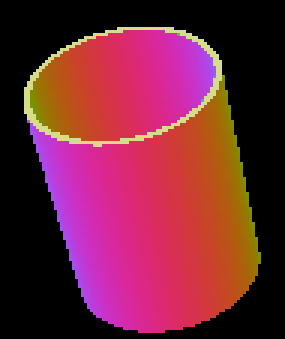
#> input picture opencv/cpp/sample/rtrace1.png, 95 x 113 px (shown 3 times larger)
$ python concat_imgs.py
#> lines starting #> are read from the running program, lines starting #| are printed output that depends on the picture
#!/usr/bin/python3
#\file    concat_imgs.py
#\brief   certain python script
#\author  Akihiko Yamaguchi, info@akihikoy.net
#\version 0.1
#\date    Aug.26, 2021
import cv2
import numpy as np

if __name__=='__main__':
  img1= cv2.imread('../cpp/sample/rtrace1.png')
#> img1 is the input picture: shape (113, 95, 3); mean B, G, R 57, 38, 113.8
  img2= cv2.flip(img1, 0)
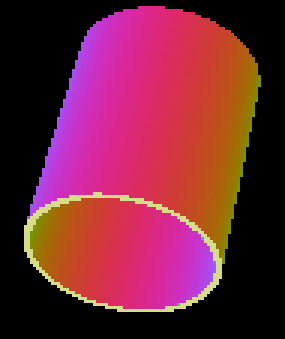
#> img2: shape (113, 95, 3) (shown 3 times larger); mean B, G, R 57, 38, 113.8

  cat_v= np.concatenate((img1,img2), axis=0)
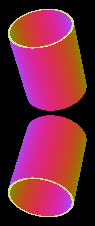
#> cat_v: shape (226, 95, 3); mean B, G, R 57, 38, 113.8
  cat_h= np.concatenate((img1,img2), axis=1)
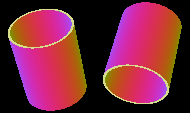
#> cat_h: shape (113, 190, 3); mean B, G, R 57, 38, 113.8
  cv2.imshow('concatenate vertically', cat_v)
  cv2.imshow('concatenate horizontally', cat_h)
  while cv2.waitKey() & 0xFF not in map(ord,[' ','q']):  pass
#> (key Esc is pressed here)
#> (key Enter is pressed here)

$ run again, with opencv/cpp/sample/containers.png copied over opencv/cpp/sample/rtrace1.png
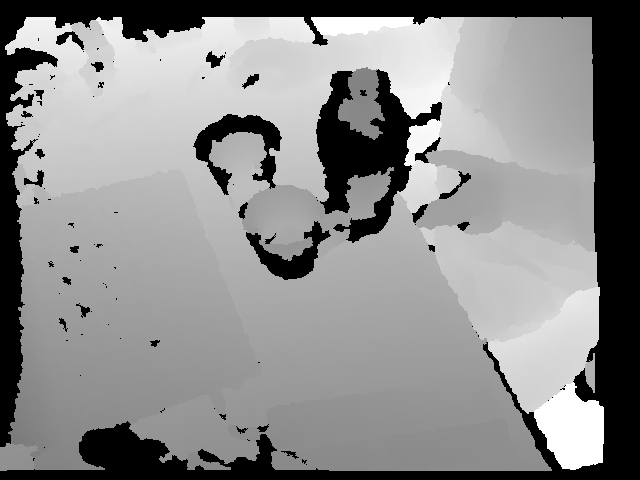
#> input picture opencv/cpp/sample/containers.png, 640 x 480 px
#> img1 is the input picture: shape (480, 640, 3); min 0, max 255, mean 139.5
#> `cat_v= np.concatenate((img1,img2), axis=0)`:
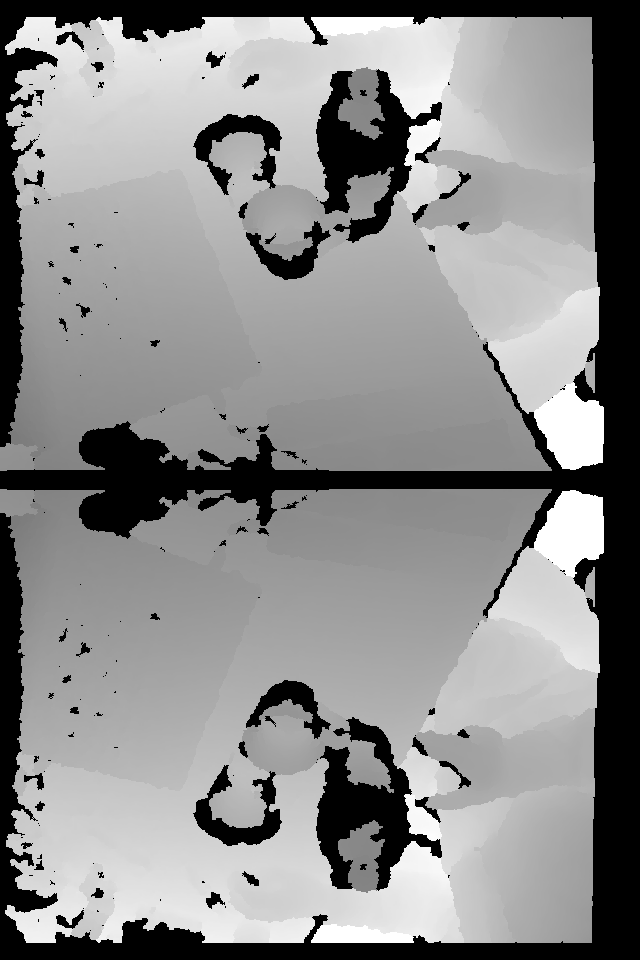
#> cat_v: shape (960, 640, 3); min 0, max 255, mean 139.5
#> `cat_h= np.concatenate((img1,img2), axis=1)`:
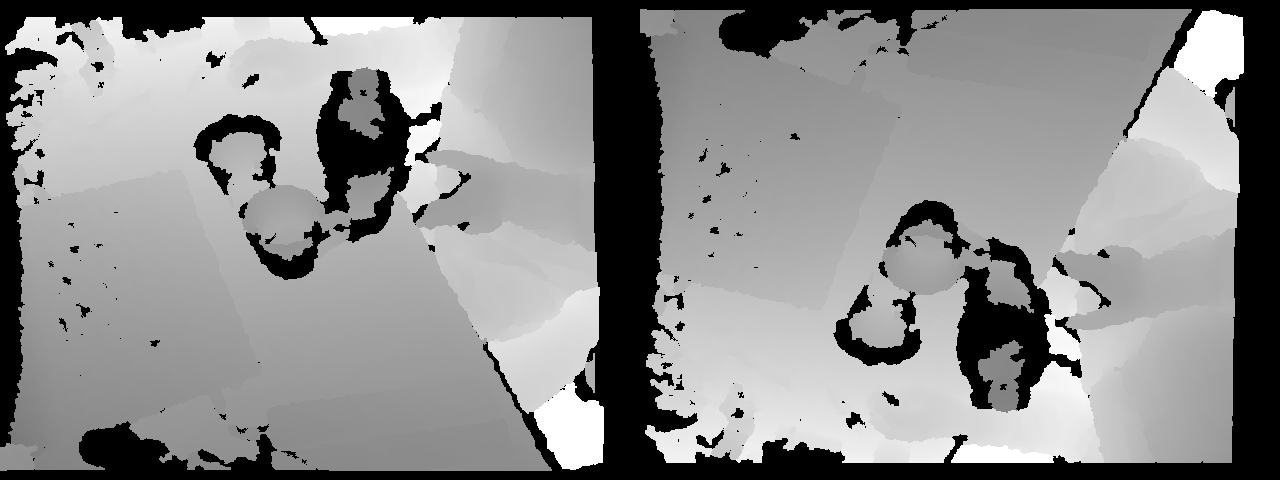
#> cat_h: shape (480, 1280, 3); min 0, max 255, mean 139.5

$ run again, with opencv/cpp/sample/nprdepth002.png copied over opencv/cpp/sample/rtrace1.png
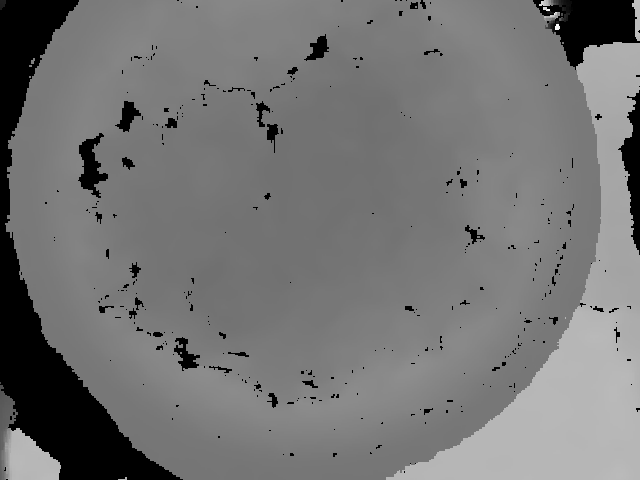
#> input picture opencv/cpp/sample/nprdepth002.png, 640 x 480 px
#> img1 is the input picture: shape (480, 640, 3); min 0, max 254, mean 116.8
#> `cat_v= np.concatenate((img1,img2), axis=0)`:
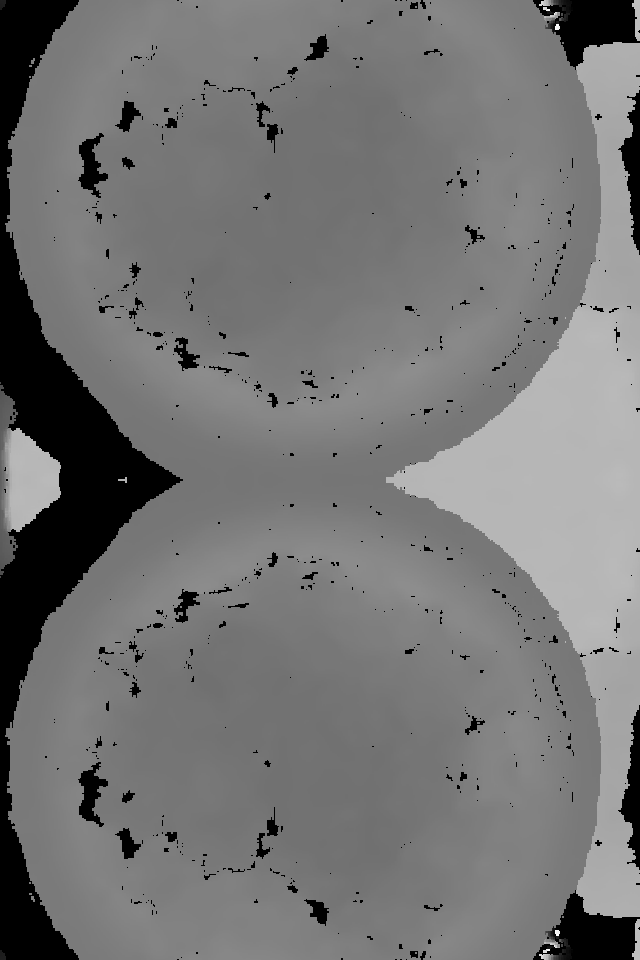
#> cat_v: shape (960, 640, 3); min 0, max 254, mean 116.8
#> `cat_h= np.concatenate((img1,img2), axis=1)`:
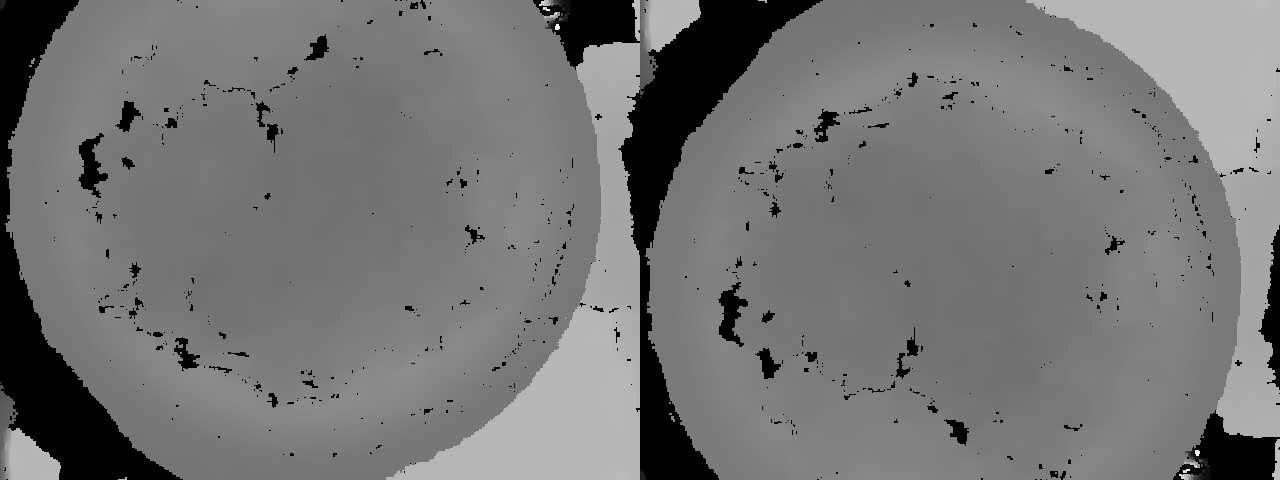
#> cat_h: shape (480, 1280, 3); min 0, max 254, mean 116.8
